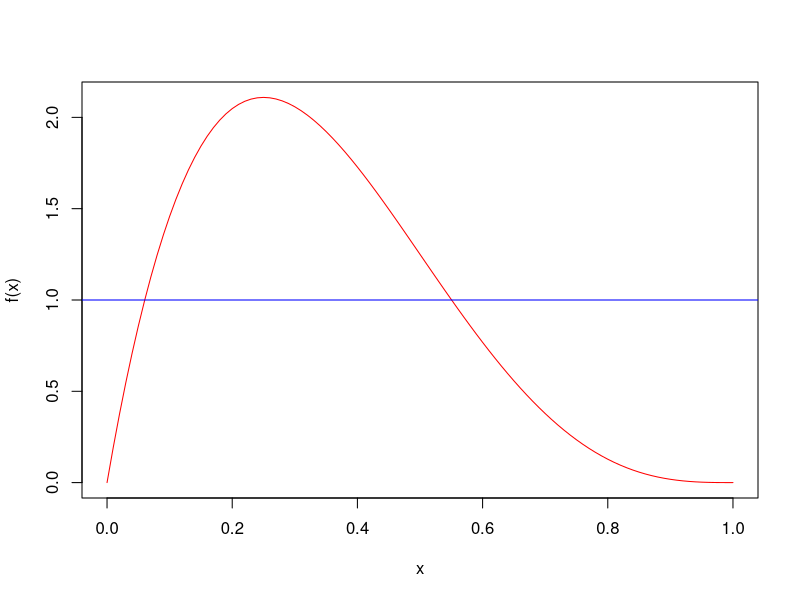

Generate this figure with R:
# Transformada Inversa: F DISTRIBUCION considerada debe ser invertible
# Se iguala F(X) = U y de despeja X. Luego se genera un numero aleatorio U y se construye X con la formula encontrada.
# Simulacion de X niforme en [a,b] a partir de U uniforme en [0,1]
# Sabemos que F(x) = (x-1)/(b-a), entonces F(x) = U implica que X = a + (b-a)U    (escala y traslada)

# Método de rechazo
fx <- function(x){
  return(20*x*(1-x)^3)
}
plot(seq(0,1,by=0.01),fx(seq(0,1,by=0.01)),type='l', col ='red',
ylab='f(x)',xlab='x')
abline(h=1, col='blue')

gx <- function(x){
  return(1)
}

# Cálculo de la constante c
optimize(f=function(x){fx(x)/gx(x)},interval=c(0,1),maximum = TRUE)

fx(0.25)

# Implementacion

dc <- function(){
  Y <- runif(1) # de la densidad g, podría ser exp, etc la que sea util
  U <- runif(1)
  c <- optimize(f=function(x){fx(x)/gx(x)},interval=c(0,1),maximum = TRUE)$objective
  if (U <=fx(Y)/(c*gx(Y))){
    return (Y)
  } else{
    return (NA)
  }
}

res <-replicate(1000,dc())
sum(is.na(res)) # Valores fallidos al generar la va
sum(!is.na(res)) # Valores validos de la distribución
